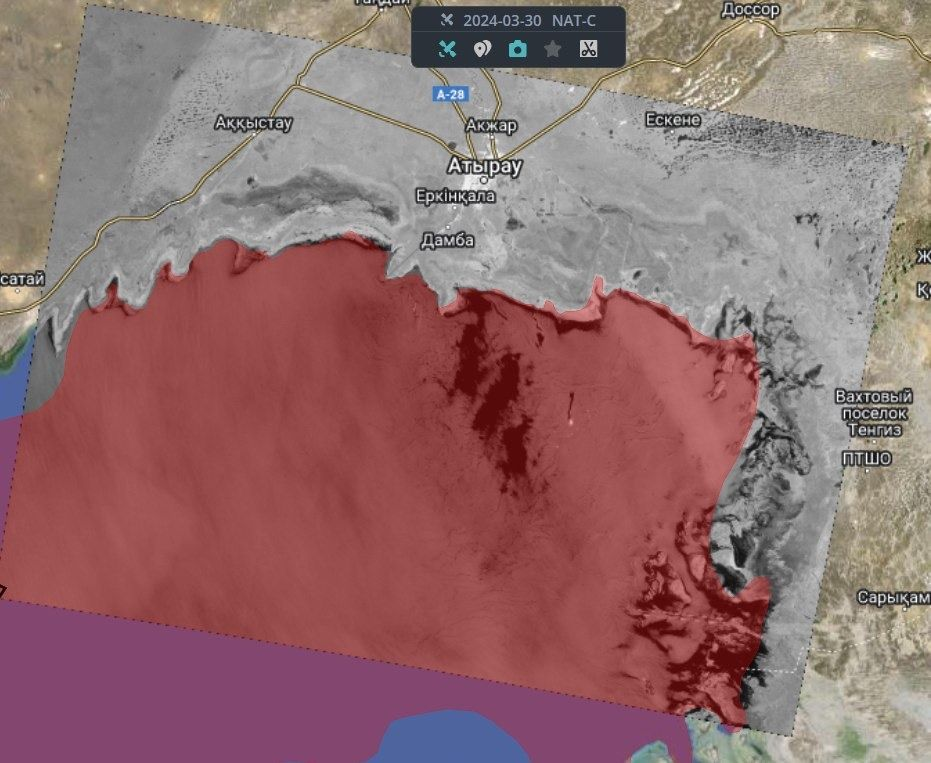
#> input picture uploads/aktau.jpg, 931 x 763 px; its folder holds 2 pictures in this run
$ python spill_vector.py
#> lines starting #> are read from the running program, lines starting #| are printed output that depends on the picture; after the words box and inside, x2 and y2 are one past the last pixel; in counts of white or black regions, pixels touching at a corner belong together
import os
import cv2
import numpy as np
import matplotlib
matplotlib.use('Agg')  # Устанавливает backend, не использующий Tkinter
from matplotlib import pyplot as plt

def predict_spread(image_filename):
#> called with image_filename = 'aktau.jpg'
    def calculate_bgr_difference(pixel1, pixel2):
        return np.abs(int(pixel1[0]) - int(pixel2[0])) + np.abs(int(pixel1[1]) - int(pixel2[1])) + np.abs(int(pixel1[2]) - int(pixel2[2]))

    # Путь к изображению в папке uploads
    uploads_folder = 'uploads/'
    image_path = os.path.join(uploads_folder, image_filename)

    if not os.path.exists(image_path):
        print(f"Изображение {image_filename} не найдено в папке {uploads_folder}.")
        return

    image = cv2.imdecode(np.fromfile(image_path, dtype=np.uint8), cv2.IMREAD_COLOR)
#> image is the input picture: shape (763, 931, 3); mean B, G, R 110.4, 109.3, 145.2
    height, width = image.shape[:2]
#> height = 763; width = 931
    black_mask = cv2.inRange(image, (0, 0, 0), (50, 50, 50))
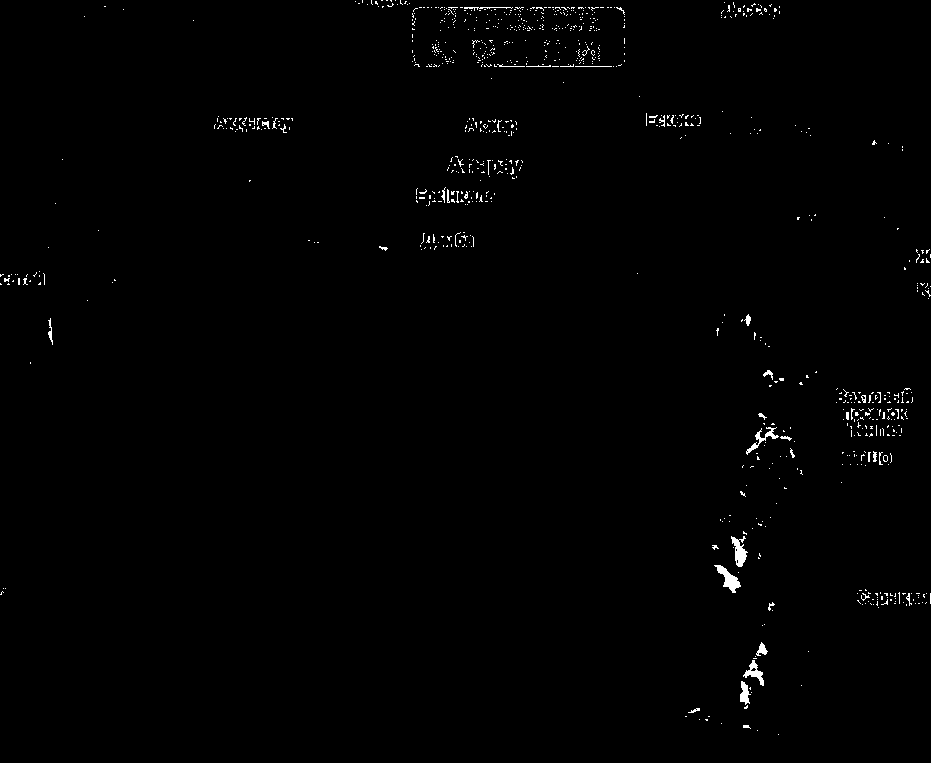
#> black_mask: shape (763, 931); 0.72% white in thin lines or dots
    contours, _ = cv2.findContours(black_mask, cv2.RETR_EXTERNAL, cv2.CHAIN_APPROX_SIMPLE)
#> contours = 896 contours, 885 with area under 20; largest, box (x1, y1, x2, y2) and area: (714, 565, 741, 593) 250, (731, 536, 748, 567) 226, (743, 660, 764, 686) 171, (746, 427, 779, 455) 134, (740, 681, 751, 705) 124
    best_candidate = None
    max_black_area = 0

    for contour in contours:
        area = cv2.contourArea(contour)
        if area > max_black_area:
            max_black_area = area
            best_candidate = contour
#> this loop made 896 passes
#> (area, max_black_area) on passes 14, 15, 73: (123.5, 123.5), (171, 171), (250.5, 250.5)
#> area on pass 19: 65
#> after the loop, best_candidate = contour of 52 points, box (x1, y1, x2, y2) (714, 565, 741, 593), area 250; max_black_area = 250.5

    if best_candidate is not None:
        moments = cv2.moments(best_candidate)
#> moments = moments, m00 250.5, centre m10/m00, m01/m00 = (728.5, 578.6)
        if moments["m00"] != 0:
            cX = int(moments["m10"] / moments["m00"])
#> cX = 728
            cY = int(moments["m01"] / moments["m00"])
#> cY = 578
        else:
            cX, cY = 0, 0

        min_distance = float('inf')
        closest_pixel = None
        for y in range(height):
            for x in range(width):
                if black_mask[y, x] == 255:
                    dist = np.sqrt((x - cX) ** 2 + (y - cY) ** 2)
                    if dist < min_distance:
                        min_distance = dist
                        closest_pixel = (x, y)
#> after the loop, closest_pixel = (728, 578); min_distance = 0

        if closest_pixel is not None:
            current_pixel = (cX, cY)
#> current_pixel = (728, 578)
            image_with_arrow = image.copy()
            color = (0, 0, 255)
            thickness = 2
            prev_pixel = closest_pixel
#> prev_pixel = (728, 578)
            drawn_arrow = False
            max_arrow_length = 200
            arrow_length = 0

            for i in range(0, height, 10):
                for j in range(0, width, 10):
                    if black_mask[i, j] == 255:
                        diff = calculate_bgr_difference(image[prev_pixel[1], prev_pixel[0]], image[i, j])
                        if diff < 50:
                            arrow_length = np.sqrt((prev_pixel[0] - j) ** 2 + (prev_pixel[1] - i) ** 2)
                            if arrow_length > max_arrow_length:
                                scale_factor = max_arrow_length / arrow_length
                                j = int(prev_pixel[0] + (j - prev_pixel[0]) * scale_factor)
                                i = int(prev_pixel[1] + (i - prev_pixel[1]) * scale_factor)
                                arrow_length = max_arrow_length
                            image_with_arrow = cv2.arrowedLine(image_with_arrow, prev_pixel, (j, i), color, thickness)
                            prev_pixel = (j, i)
                            drawn_arrow = True
                            break
                if drawn_arrow:
                    break
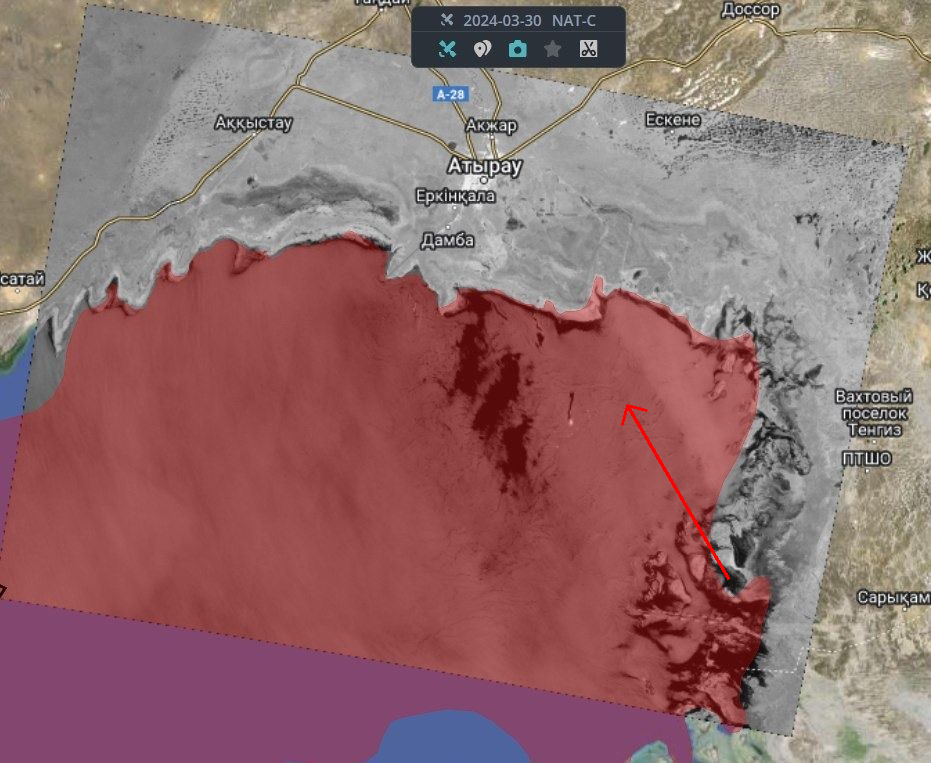
#> image_with_arrow: shape (763, 931, 3); 0.11% of pixels changed, all inside (x1, y1, x2, y2) = (621, 404, 730, 580)
#> after the loop, arrow_length = 200; diff = 33; drawn_arrow = True; j = 627; prev_pixel = (627, 405); scale_factor = 0.299

            plt.imshow(cv2.cvtColor(image_with_arrow, cv2.COLOR_BGR2RGB))
            plt.axis('off')
            plt.show()
        else:
            print("Не удалось найти ближайший чёрный пиксель.")
    else:
        print("Не удалось найти подходящую область с чёрными пикселями.")

# Пример использования
predict_spread("aktau.jpg")
